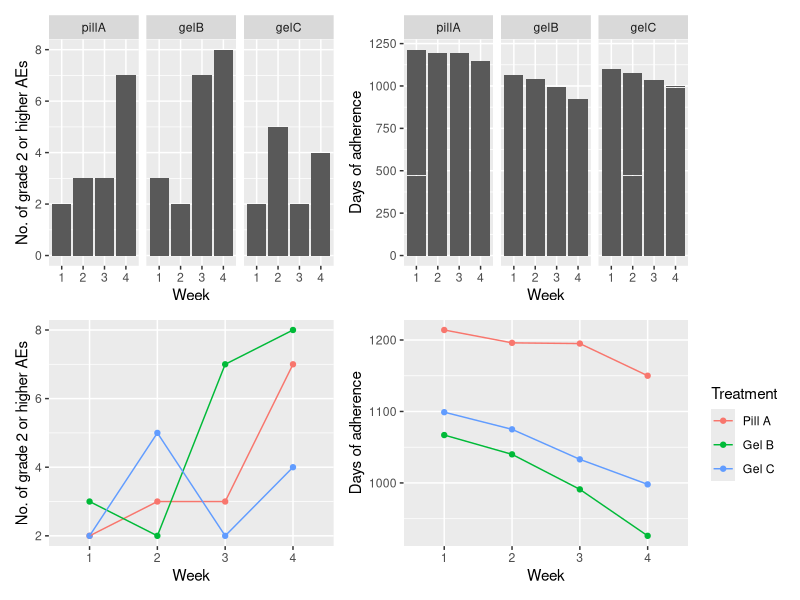
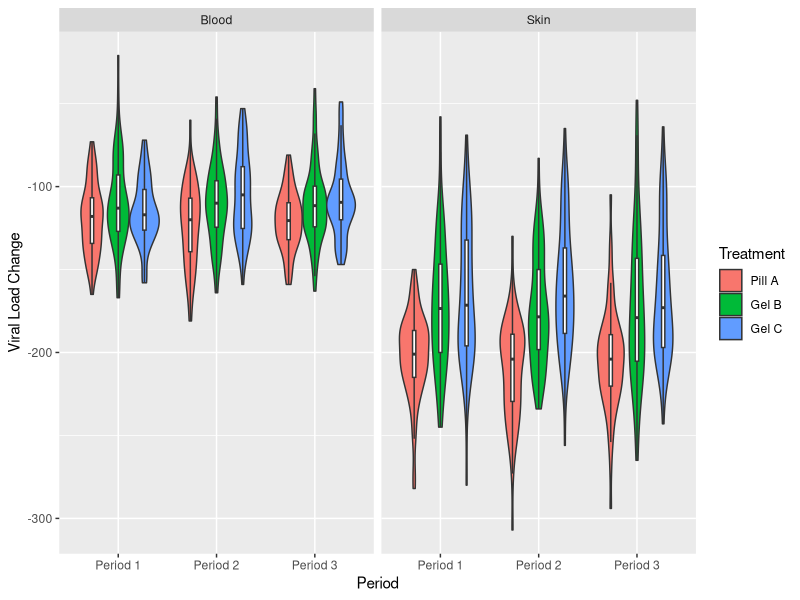
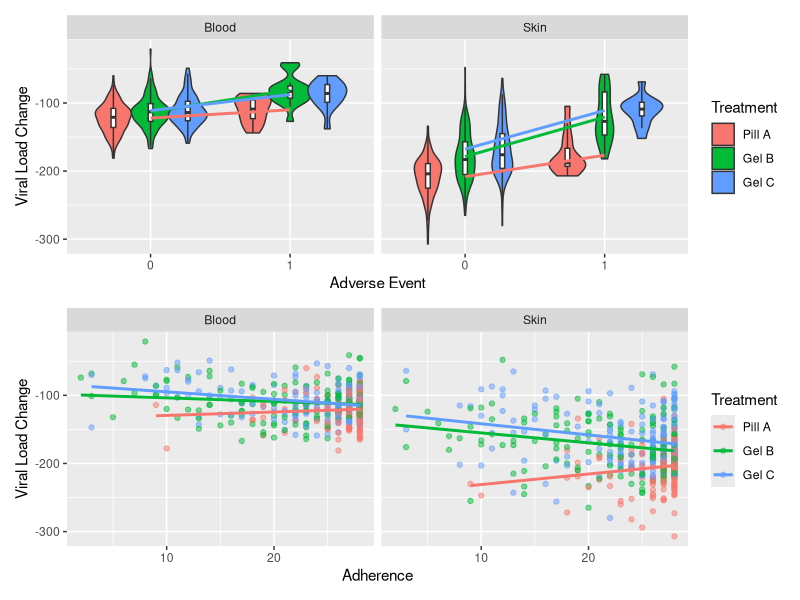
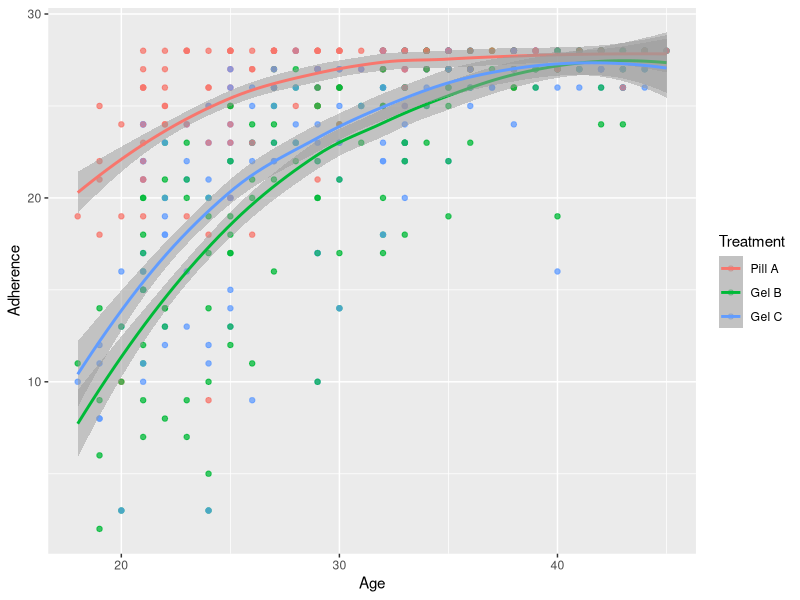
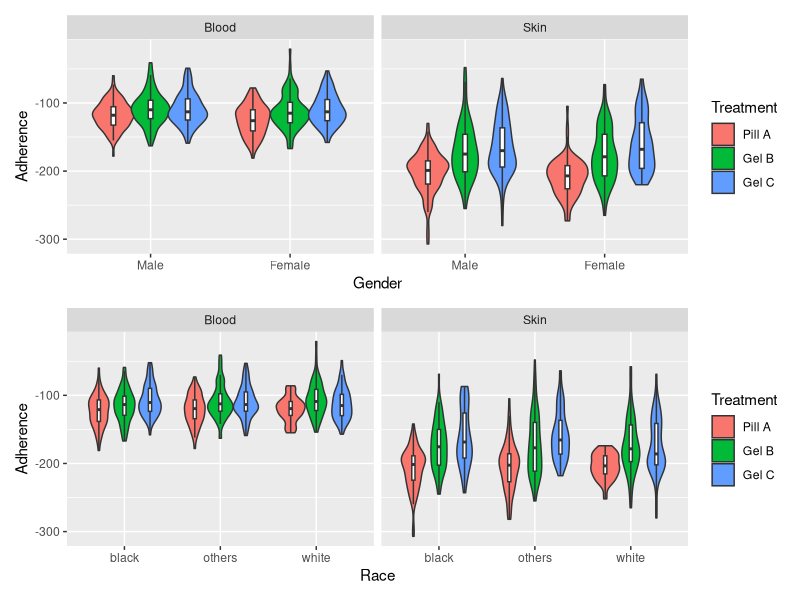

Reproduce these figures in R, in order.
## ---- chunk 1
#load libraries
library(tidyverse)
library(patchwork)
library(nlme)
library(caret)
library(gridExtra)

#load data
bl.data=read.csv("baseline.csv")[,-c(1,3:5)]
endpt.data=read.csv("endpoints.csv")
alldata=read.csv("alldata.csv")
## ---- chunk 2
#merge and tidy data (NO MISSINGNESS, n=30 in each of the 6 sequences)
all.data=merge(endpt.data,bl.data,by="ptid") %>%
  mutate(sequence1=factor(ifelse(period1=="Pill A" & period2=="Gel B" & period3=="Gel C",1,
                  ifelse(period1=="Gel C" & period2=="Pill A" & period3=="Gel B",2,
                  ifelse(period1=="Gel B" & period2=="Gel C" & period3=="Pill A",3,
                  ifelse(period1=="Gel B" & period2=="Pill A" & period3=="Gel C",4,
                  ifelse(period1=="Pill A" & period2=="Gel C" & period3=="Gel B",5,6)))))),
         sequence2=factor(ifelse(sequence1==1 | sequence1==4,0,
                          ifelse(sequence1==2 | sequence1==5,1,2)))) %>%
  pivot_longer(cols=AE_pillA_week1:Adhere_gelC_week4,names_to=c("AE.or.Adhere","trt","week"),
               names_pattern="(..)_(.*)_(.*)",values_to="AE.or.adhere.val") %>%
  mutate(AE.or.Adhere=ifelse(AE.or.Adhere=="re","Adhere","AE"),
         week=str_sub(week,5,-1),
         trt=factor(trt,levels=c("pillA","gelB","gelC")))
## ---- chunk 3
#FINAL MODEL FOR SAFETY
#Logistic ME for AE ~ trt*seq2 + (1|ptid)
m1=lme4::glmer(AE.or.adhere.val~trt+sequence2+week+(1|ptid),
         data=all.data %>% filter(AE.or.Adhere=="AE")%>%
           mutate(week=as.numeric(week)),
         family="binomial")

#FINAL ADHERENCE MODEL 
  
#LME for Adherence ~ trt*seq2 + (1|ptid)
m5=lme(AE.or.adhere.val~trt*sequence2+week,
         data=all.data %>% filter(AE.or.Adhere=="Adhere")%>%
           mutate(week=as.numeric(week)),random=~1|ptid,method="ML")
## ---- chunk 4
secdata <- read.csv("secdata.csv")
carryover <- c()
for (i in 1:nrow(secdata)) {
  if (secdata$sequence[i] == 1) {
    if (secdata$period[i] == "Period 1") carryover <- c(carryover, "None")
    if (secdata$period[i] == "Period 2") carryover <- c(carryover, "Pill A")
    if (secdata$period[i] == "Period 3") carryover <- c(carryover, "Gel B")
  }
  if (secdata$sequence[i] == 2) {
    if (secdata$period[i] == "Period 1") carryover <- c(carryover, "None")
    if (secdata$period[i] == "Period 2") carryover <- c(carryover, "Gel C")
    if (secdata$period[i] == "Period 3") carryover <- c(carryover, "Pill A")
  }
  if (secdata$sequence[i] == 3) {
    if (secdata$period[i] == "Period 1") carryover <- c(carryover, "None")
    if (secdata$period[i] == "Period 2") carryover <- c(carryover, "Gel B")
    if (secdata$period[i] == "Period 3") carryover <- c(carryover, "Gel C")
  }
  if (secdata$sequence[i] == 4) {
    if (secdata$period[i] == "Period 1") carryover <- c(carryover, "None")
    if (secdata$period[i] == "Period 2") carryover <- c(carryover, "Gel B")
    if (secdata$period[i] == "Period 3") carryover <- c(carryover, "Pill A")
  }
  if (secdata$sequence[i] == 5) {
    if (secdata$period[i] == "Period 1") carryover <- c(carryover, "None")
    if (secdata$period[i] == "Period 2") carryover <- c(carryover, "Pill A")
    if (secdata$period[i] == "Period 3") carryover <- c(carryover, "Gel C")
  }
  if (secdata$sequence[i] == 6) {
    if (secdata$period[i] == "Period 1") carryover <- c(carryover, "None")
    if (secdata$period[i] == "Period 2") carryover <- c(carryover, "Gel C")
    if (secdata$period[i] == "Period 3") carryover <- c(carryover, "Gel B")
  }
}
secdata$carryover <- factor(carryover, levels = c("None", "Pill A", "Gel B", "Gel C"))

secdata$AEsum <- as.numeric(secdata$AEsum > 0)
secdata$treatment <- factor(secdata$treatment, levels = c("Pill A", "Gel B", "Gel C"))
secdata$regimen <- ifelse(secdata$ treatment == "Gel B", "Three Times", "Once")
secdata$pill <- ifelse(secdata$treatment == "Pill A", "Yes", "No")

secdata$gender <- as.factor(secdata$gender)
levels(secdata$gender) <- c("Male", "Female")

LMM1 <- lme(viral_skin ~ treatment + AEsum + Adheresum + age + race + gender + 
              + treatment*AEsum + treatment*age, 
            random = ~1| ptid, data = secdata) 
# summary(LMM1)

LMM2 <- lme(viral_blood ~ treatment +
              AEsum + Adheresum + age + race + gender + 
              treatment*Adheresum  + treatment*AEsum, 
            random = ~1| ptid, data = secdata) 
# summary(LMM2)

LMM4 <- lme(Adheresum ~ pill + regimen + age + age*pill + age*regimen, 
            random = ~1| ptid, data = secdata, method='REML') 
# summary(LMM4)
## ---- chunk 5
#PRIMARY OBJECTIVES (safety and adherence)

#Safety
ae.plot1=all.data %>%
  dplyr::filter(AE.or.Adhere=="AE") %>%
  dplyr::select(trt,AE.or.adhere.val,week) %>%
  ggplot(aes(x=week,y=AE.or.adhere.val))+
  geom_histogram(stat="identity")+
  facet_grid(.~trt)+
  labs(y="No. of grade 2 or higher AEs",x="Week")

ae.plot2=alldata%>%
  mutate(treatment=factor(treatment,levels=c("Pill A","Gel B","Gel C")),
         week=str_sub(week,5,-1))%>%
  group_by(week,treatment)%>%
  summarise(sum.AE=sum(AE))%>%
  ggplot(aes(x=week,y=sum.AE,col=treatment))+
  geom_point()+geom_line(aes(group=treatment))+
  labs(y="No. of grade 2 or higher AEs",x="Week",colour="Treatment")+ 
  theme(legend.position = "none")

#Adherence (ACROSS ALL 6 SEQUENCES)
adherence.plot1=all.data %>%
  dplyr::filter(AE.or.Adhere=="Adhere") %>%
  dplyr::select(trt,AE.or.adhere.val,week) %>%
  ggplot(aes(x=week,y=AE.or.adhere.val))+
  geom_histogram(stat="identity")+
  facet_grid(.~trt)+
  labs(y="Days of adherence",x="Week")

adherence.plot2=alldata%>%
  mutate(treatment=factor(treatment,levels=c("Pill A","Gel B","Gel C")),
         week=str_sub(week,5,-1))%>%
  group_by(week,treatment)%>%
  summarise(sum.Adhere=sum(Adhere))%>%
  ggplot(aes(x=week,y=sum.Adhere,col=treatment))+
  geom_point()+geom_line(aes(group=treatment))+
  labs(y="Days of adherence",x="Week",colour="Treatment")

(ae.plot1+adherence.plot1)/(ae.plot2+adherence.plot2)
## ---- chunk 6
secdata_long <- rbind(data.frame(select(secdata, -viral_skin, -viral_blood),
                                 viral = secdata$viral_skin,
                                 position = rep("Skin", length(secdata$viral_skin))),
                      data.frame(select(secdata, -viral_skin, -viral_blood),
                                 viral = secdata$viral_blood,
                                 position = rep("Blood", length(secdata$viral_blood))))

ggplot(data = secdata_long, aes(x = period, y = viral)) +
  geom_violin(aes(fill = treatment), position = position_dodge(width = 0.8)) +
  geom_boxplot(aes(group=interaction(treatment,period)),
               width=0.1, fill="white", position = position_dodge(width = 0.8),
               outlier.shape=NA, outlier.color=NA) +
  facet_grid(~position) +
  ylab("Viral Load Change") +
  xlab("Period") +
  guides(fill=guide_legend(title="Treatment"))
## ---- chunk 7
g2=ggplot(data = secdata_long) +
  geom_violin(aes(x = factor(AEsum), y = viral, fill = treatment), 
              position = position_dodge(width = 0.8)) +
  geom_boxplot(aes(x = factor(AEsum), y = viral,
                   group=interaction(factor(AEsum),treatment)),
               width=0.1, fill="white", position = position_dodge(width = 0.8),
               outlier.shape=NA, outlier.color=NA) +
  geom_smooth(aes(x = AEsum+1, y = viral, color = treatment), method = lm, se = F) +
  facet_grid(~position) +
  ylab("Viral Load Change") +
  xlab("Adverse Event") +
  guides(color=guide_legend(title="Treatment"),
         fill=guide_legend(title="Treatment"))

g1=ggplot(data = secdata_long, aes(x = Adheresum, y = viral)) +
  geom_point(aes(color = treatment), alpha = 0.5) +
  geom_smooth(aes(color = treatment), method = lm, se = F) +
  facet_grid(~position) +
  ylab("Viral Load Change") +
  xlab("Adherence") +
  guides(color=guide_legend(title="Treatment"))

g2/g1
## ---- chunk 8
g3=ggplot(data = secdata_long) +
  geom_point(aes(x = age, y = Adheresum, color = treatment), alpha = 0.5) +
  geom_smooth(aes(x = age, y = Adheresum, color = treatment), alpha = 0.5) +
  ylab("Adherence") +
  xlab("Age") +
  guides(color=guide_legend(title="Treatment"))

g4=ggplot(data = secdata_long) +
  geom_violin(aes(x = gender, y = viral, fill = treatment), 
              position = position_dodge(width = 0.8)) +
  geom_boxplot(aes(x = gender, y = viral,
                   group=interaction(gender,treatment)),
               width=0.1, fill="white", position = position_dodge(width = 0.8),
               outlier.shape=NA, outlier.color=NA) +
  facet_grid(~position) +
  ylab("Adherence") +
  xlab("Gender") +
  guides(color=guide_legend(title="Treatment"),
         fill=guide_legend(title="Treatment"))

g5=ggplot(data = secdata_long) +
  geom_violin(aes(x = race, y = viral, fill = treatment), 
              position = position_dodge(width = 0.8)) +
  geom_boxplot(aes(x = race, y = viral,
                   group=interaction(race,treatment)),
               width=0.1, fill="white", position = position_dodge(width = 0.8),
               outlier.shape=NA, outlier.color=NA) +
  facet_grid(~position) +
  ylab("Adherence") +
  xlab("Race") +
  guides(color=guide_legend(title="Treatment"),
         fill=guide_legend(title="Treatment"))

g3
## ---- chunk 9
g4/g5
